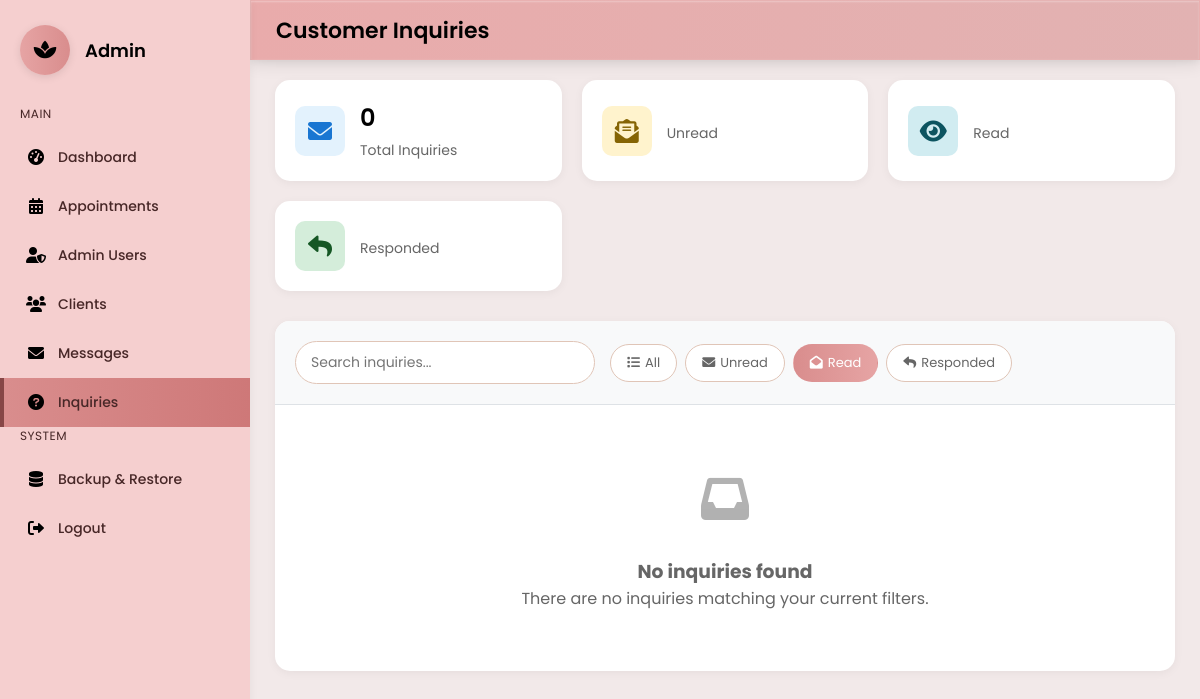
The page /admin-inquiries.php?filter=read (signed in) on the database as committed earlier.
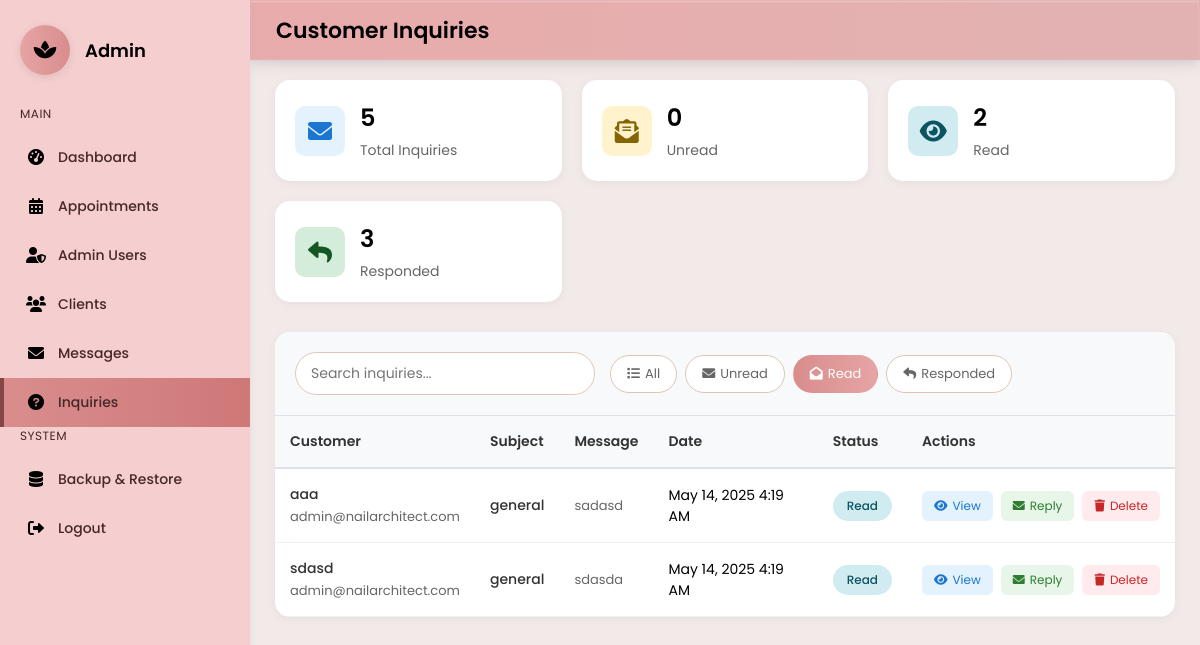
The same page on the database as committed later.
### tables this page shows
CREATE TABLE `inquiries` (
  `id` int(11) NOT NULL AUTO_INCREMENT,
  `first_name` varchar(100) NOT NULL,
  `last_name` varchar(100) DEFAULT NULL,
  `email` varchar(100) NOT NULL,
  `phone` varchar(20) DEFAULT NULL,
  `subject` varchar(200) NOT NULL,
  `message` text NOT NULL,
  `status` enum('unread','read','responded') DEFAULT 'unread',
  `created_at` timestamp NOT NULL DEFAULT current_timestamp(),
  `updated_at` timestamp NOT NULL DEFAULT current_timestamp() ON UPDATE current_timestamp(),
  PRIMARY KEY (`id`),
  KEY `idx_status` (`status`),
  KEY `idx_email` (`email`),
  KEY `idx_created_at` (`created_at`),
  KEY `idx_subject` (`subject`),
  FULLTEXT KEY `ft_message` (`message`)
);

### admin-inquiries.php (the view, shortened to what this page needs)
<?php
$conn = mysqli_connect("localhost", "root", "", "nail_architect_db");
$filterStatus = isset($_GET['filter']) ? $_GET['filter'] : 'all';
$searchQuery = isset($_GET['search']) ? mysqli_real_escape_string($conn, $_GET['search']) : '';
$page = isset($_GET['page']) ? (int)$_GET['page'] : 1;
$perPage = 10;
$offset = ($page - 1) * $perPage;
$whereClause = "WHERE 1=1";
if ($filterStatus !== 'all') {
    $whereClause .= " AND status = '$filterStatus'";
}
$inquiries_query = "SELECT * FROM inquiries $whereClause ORDER BY created_at DESC LIMIT $offset, $perPage";
$inquiries_result = mysqli_query($conn, $inquiries_query);
$stats_query = "SELECT
    COUNT(*) as total,
    SUM(CASE WHEN status = 'unread' THEN 1 ELSE 0 END) as unread_count,
    SUM(CASE WHEN status = 'read' THEN 1 ELSE 0 END) as read_count,
    SUM(CASE WHEN status = 'responded' THEN 1 ELSE 0 END) as responded_count
    FROM inquiries";
$stats_result = mysqli_query($conn, $stats_query);
$stats = mysqli_fetch_assoc($stats_result);
?>
<!DOCTYPE html>
<html lang="en">
<head>
    <link rel="stylesheet" href="sidebar-admin.css">
    <link rel="stylesheet" href="https://cdnjs.cloudflare.com/ajax/libs/font-awesome/6.0.0-beta3/css/all.min.css">
</head>
<body>
    <div class="sidebar">
        <div class="logo-container">
            <div class="logo">
                <i class="fas fa-spa" style="font-size: 20px; z-index: 1;"></i>
            </div>
            <div class="admin-title">Admin</div>
        </div>
        <div class="nav-menu">
            <div class="menu-section">MAIN</div>
            <div class="menu-item" onclick="window.location.href='admin-dashboard.php'">
                <div class="menu-icon"><i class="fas fa-tachometer-alt"></i></div>
                <div class="menu-text">Dashboard</div>
            </div>
            <div class="menu-item" onclick="window.location.href='admin-appointments.php'">
                <div class="menu-icon"><i class="fas fa-calendar-alt"></i></div>
                <div class="menu-text">Appointments</div>
            </div>
            <div class="menu-item" onclick="window.location.href='admin-management.php'">
    <div class="menu-icon"><i class="fas fa-user-shield"></i></div>
    <div class="menu-text">Admin Users</div>
</div>
            <div class="menu-item" onclick="window.location.href='clients.php'">
                <div class="menu-icon"><i class="fas fa-users"></i></div>
                <div class="menu-text">Clients</div>
            </div>
            <div class="menu-item" onclick="window.location.href='admin-messages.php'">
                <div class="menu-icon"><i class="fas fa-envelope"></i></div>
                <div class="menu-text">Messages</div>
            </div>
            <div class="menu-item active" onclick="window.location.href='admin-inquiries.php'">
                <div class="menu-icon"><i class="fas fa-question-circle"></i></div>
                <div class="menu-text">Inquiries</div>
            </div>
            <div class="menu-section">SYSTEM</div>
            <div class="menu-item" onclick="window.location.href='admin-backup.php'">
                <div class="menu-icon"><i class="fas fa-database"></i></div>
                <div class="menu-text">Backup & Restore</div>
            </div>
            <div class="menu-item" onclick="window.location.href='logout.php'">
                <div class="menu-icon"><i class="fas fa-sign-out-alt"></i></div>
                <div class="menu-text">Logout</div>
            </div>
        </div>
    </div>
    <div class="top-bar">
        <div class="page-title">Customer Inquiries</div>
    </div>
    <div class="content-wrapper">
        <div class="stats-cards">
            <div class="stat-card">
                <div class="stat-icon total">
                    <i class="fas fa-envelope"></i>
                </div>
                <div class="stat-details">
                    <h3><?php echo $stats['total']; ?></h3>
                    <p>Total Inquiries</p>
                </div>
            </div>
            <div class="stat-card">
                <div class="stat-icon unread">
                    <i class="fas fa-envelope-open-text"></i>
                </div>
                <div class="stat-details">
                    <h3><?php echo $stats['unread_count']; ?></h3>
                    <p>Unread</p>
                </div>
            </div>
            <div class="stat-card">
                <div class="stat-icon read">
                    <i class="fas fa-eye"></i>
                </div>
                <div class="stat-details">
                    <h3><?php echo $stats['read_count']; ?></h3>
                    <p>Read</p>
                </div>
            </div>
            <div class="stat-card">
                <div class="stat-icon responded">
                    <i class="fas fa-reply"></i>
                </div>
                <div class="stat-details">
                    <h3><?php echo $stats['responded_count']; ?></h3>
                    <p>Responded</p>
                </div>
            </div>
        </div>
        <div class="inquiries-table-container">
            <div class="table-header">
                <div class="search-filter">
                    <input type="text" class="search-box" placeholder="Search inquiries..." id="searchInput" value="<?php echo htmlspecialchars($searchQuery); ?>">
                    <div class="filter-buttons">
                        <a href="?filter=all" class="filter-btn <?php echo $filterStatus === 'all' ? 'active' : ''; ?>">
                            <i class="fas fa-list"></i> All
                        </a>
                        <a href="?filter=unread" class="filter-btn <?php echo $filterStatus === 'unread' ? 'active' : ''; ?>">
                            <i class="fas fa-envelope"></i> Unread
                        </a>
                        <a href="?filter=read" class="filter-btn <?php echo $filterStatus === 'read' ? 'active' : ''; ?>">
                            <i class="fas fa-envelope-open"></i> Read
                        </a>
                        <a href="?filter=responded" class="filter-btn <?php echo $filterStatus === 'responded' ? 'active' : ''; ?>">
                            <i class="fas fa-reply"></i> Responded
                        </a>
                    </div>
                </div>
            </div>
            <?php if (mysqli_num_rows($inquiries_result) > 0): ?>
                <table>
                    <thead>
                        <tr>
                            <th>Customer</th>
                            <th>Subject</th>
                            <th>Message</th>
                            <th>Date</th>
                            <th>Status</th>
                            <th>Actions</th>
                        </tr>
                    </thead>
                    <tbody>
                        <?php while ($inquiry = mysqli_fetch_assoc($inquiries_result)): ?>
                            <?php
                            $inquiry_date = new DateTime($inquiry['created_at']);
                            $formatted_date = $inquiry_date->format('M j, Y g:i A');
                            ?>
                            <tr>
                                <td>
                                    <div class="customer-info">
                                        <span class="customer-name"><?php echo htmlspecialchars($inquiry['first_name'] . ' ' . $inquiry['last_name']); ?></span>
                                        <span class="customer-email"><?php echo htmlspecialchars($inquiry['email']); ?></span>
                                    </div>
                                </td>
                                <td>
                                    <span class="subject"><?php echo htmlspecialchars($inquiry['subject']); ?></span>
                                </td>
                                <td>
                                    <span class="message-preview"><?php echo htmlspecialchars(substr($inquiry['message'], 0, 100)) . (strlen($inquiry['message']) > 100 ? '...' : ''); ?></span>
                                </td>
                                <td><?php echo $formatted_date; ?></td>
                                <td>
                                    <span class="status-badge <?php echo $inquiry['status']; ?>">
                                        <?php echo ucfirst($inquiry['status']); ?>
                                    </span>
                                </td>
                                <td>
                                    <div class="action-buttons">
                                        <button class="action-btn view" onclick="viewInquiry(<?php echo $inquiry['id']; ?>)">
                                            <i class="fas fa-eye"></i> View
                                        </button>
                                        <a href="mailto:<?php echo $inquiry['email']; ?>?subject=Re: <?php echo urlencode($inquiry['subject']); ?>&body=Dear <?php echo urlencode($inquiry['first_name']); ?>,%0A%0AThank you for your inquiry about <?php echo urlencode($inquiry['subject']); ?>.%0A%0A"
                                           class="action-btn email"
                                           target="_blank"
                                           onclick="markAsResponded(<?php echo $inquiry['id']; ?>)">
                                            <i class="fas fa-envelope"></i> Reply
                                        </a>
                                        <a href="?delete=<?php echo $inquiry['id']; ?>" class="action-btn delete" onclick="return confirm('Are you sure you want to delete this inquiry?');">
                                            <i class="fas fa-trash"></i> Delete
                                        </a>
                                    </div>
                                </td>
                            </tr>
                        <?php endwhile; ?>
                    </tbody>
                </table>
            <?php else: ?>
                <div class="empty-state">
                    <div class="empty-state-icon"><i class="fas fa-inbox"></i></div>
                    <h3>No inquiries found</h3>
                    <p>There are no inquiries matching your current filters.</p>
                </div>
            <?php endif; ?>
        </div>
    </div>
</body>
</html>

### sidebar-admin.css (style rules this page uses)
.sidebar { width: 250px; background-color: rgb(245, 207, 207); height: 100vh; padding: 25px 0; position: fixed; overflow-y: auto; left: 0; top: 0; box-shadow: 0 2px 10px rgba(0, 0, 0, 0.05); z-index: 100; }
.logo-container { padding: 0 20px; margin-bottom: 30px; display: flex; align-items: center; }
.logo { width: 50px; height: 50px; border-radius: 50%; background: linear-gradient(to right, #e6a4a4, #d98d8d); position: relative; overflow: hidden; display: flex; align-items: center; justify-content: center; box-shadow: 0 2px 8px rgba(0, 0, 0, 0.1); }
.admin-title { margin-left: 15px; font-weight: 600; font-size: 18px; }
.nav-menu { margin-top: 20px; }
.menu-section { margin-bottom: 10px; padding: 0 20px; font-size: 12px; color: #472727; ; text-transform: uppercase; letter-spacing: 0.5px; }
.menu-item { padding: 12px 20px; display: flex; align-items: center; cursor: pointer; transition: all 0.3s ease; position: relative; border-left: 4px solid transparent; }
.menu-item.active { background: linear-gradient(to right, #d98d8d, #ce7878); border-left-color: #874646; }
.menu-icon { width: 24px; margin-right: 10px; text-align: center; font-size: 16px; }
.menu-text { font-size: 14px; font-weight: 500; color: #472727; }
.content-wrapper { margin-left: 250px; padding: 25px; padding-top: 80px; }
.top-bar { position: fixed; top: 0; left: 250px; right: 0; height: 60px; background: linear-gradient(to right, rgb(233, 171, 171), rgb(226, 178, 178)); display: flex; align-items: center; justify-content: space-between; padding: 0 25px; border: 1px solid rgba(235, 184, 184, 0.3); box-shadow: 0 4px 16px rgba(0, 0, 0, 0.1), 0 2px 8px rgba(0, 0, 0, 0.05), inset 0 1px 2px rgba(255, 255, 255, 0.3); z-index: 99; }
.page-title { font-size: 22px; font-weight: 600; }

Rows that differ between the two databases and show on the page:
added inquiries: first_name+last_name "aaa", email "admin@nailarchitect.com", subject "general", message "sadasd", created_at "May 14, 2025 4:19 AM", status "Read"
added inquiries: first_name+last_name "sdasd", email "admin@nailarchitect.com", subject "general", message "sdasda", created_at "May 14, 2025 4:19 AM", status "Read"
Other text that changed with them:
$stats['total']: "0" → "5"
$stats['unread_count']: (not shown) → "0"
$stats['read_count']: (not shown) → "2"
$stats['responded_count']: (not shown) → "3"
text no longer shown: "No inquiries found There are no inquiries matching your current filters."
text now shown: "Customer Subject Message Date Status Actions"
